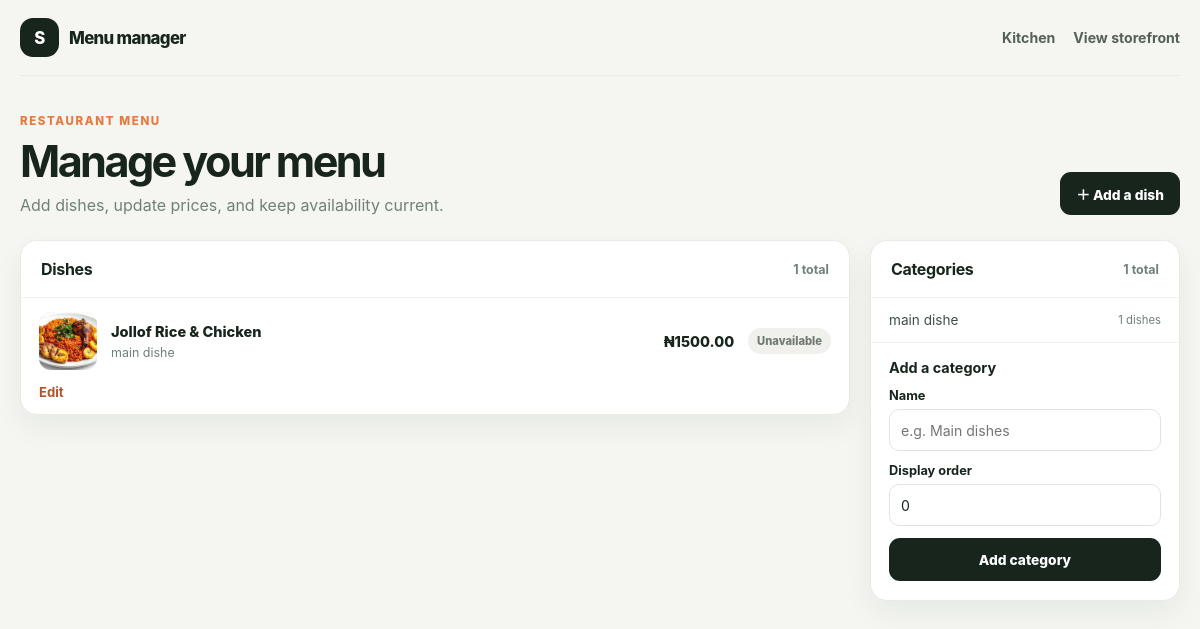
The page /kitchen/menu/ (signed in) on the database its author committed.
### store/models.py (models this page shows, shortened)
class MenuItem(models.Model):
    category = models.ForeignKey(Category, on_delete=models.CASCADE, related_name='items')
    name = models.CharField(max_length=150)
    description = models.TextField(blank=True)
    price = models.DecimalField(max_digits=10, decimal_places=2)
    image = models.ImageField(upload_to='menu_items/', blank=True, null=True)
    is_available = models.BooleanField(default=True)
    created_at = models.DateTimeField(auto_now_add=True)

class Category(models.Model):
    name = models.CharField(max_length=100, unique=True)
    slug = models.SlugField(max_length=100, unique=True)
    display_order = models.PositiveIntegerField(default=0)
    class Meta:
        verbose_name_plural = "Categories"
        ordering = ['display_order', 'name']

### store/views.py (the view)
# urls.py: path('kitchen/menu/', views.menu_management_view, name='menu_manage'),
@login_required
def menu_management_view(request):
    if not is_kitchen_staff(request.user):
        return HttpResponseForbidden('Kitchen staff access is required.')
    category_form = CategoryForm(request.POST or None)
    if request.method == 'POST':
        if category_form.is_valid():
            category = category_form.save()
            messages.success(request, f'Category "{category.name}" was added.')
            return redirect('store:menu_manage')
        messages.error(request, 'Please fix the category form errors.')
    menu_items = MenuItem.objects.select_related('category').order_by('category__display_order', 'category__name', 'name')
    return render(request, 'store/menu_management.html', {
        'categories': Category.objects.order_by('display_order', 'name'),
        'menu_items': menu_items,
        'category_form': category_form,
    })

### store/forms.py (shortened to what this page needs)
class CategoryForm(forms.ModelForm):
    class Meta:
        model = Category
        fields = ('name', 'display_order')
        widgets = {
            'name': forms.TextInput(attrs={'placeholder': 'e.g. Main dishes'}),
            'display_order': forms.NumberInput(attrs={'min': 0}),
        }

### store/views.py (called while the page is built)
def is_kitchen_staff(user):
    return user.is_authenticated and (user.is_staff or getattr(user, 'role', '') in ['KITCHEN', 'ADMIN'])

### store/templates/store/menu_management.html (shortened to what this page needs)
<!DOCTYPE html>
<html lang="en">
<head>
</head>
<body>
    <header class="shell topbar">
        <a class="brand" href="{% url 'store:menu_manage' %}">
            <span class="mark" aria-hidden="true">S</span>
            <span>Menu manager</span>
        </a>
        <nav class="nav" aria-label="Menu management navigation">
            <a href="{% url 'store:kitchen_dashboard' %}">Kitchen</a>
            <a href="{% url 'store:menu_list' %}">View storefront</a>
        </nav>
    </header>
    <main class="shell main">
        <div class="heading">
            <div>
                <p class="eyebrow">Restaurant menu</p>
                <h1>Manage your menu</h1>
                <p class="subtitle">Add dishes, update prices, and keep availability current.</p>
            </div>
            <a class="primary-link" href="{% url 'store:menu_item_add' %}">＋ Add a dish</a>
        </div>
        <div class="layout">
            <section class="panel" aria-labelledby="dishes-heading">
                <div class="panel-heading">
                    <h2 id="dishes-heading">Dishes</h2>
                    <span class="count">{{ menu_items|length }} total</span>
                </div>
                {% if menu_items %}
                    <div class="item-list">
                        {% for item in menu_items %}
                            <article class="item-row">
                                {% if item.image %}
                                    <img class="item-image" src="{{ item.image.url }}" alt="" loading="lazy">
                                {% else %}
                                    <div class="item-image image-placeholder" aria-hidden="true">🍽️</div>
                                {% endif %}
                                <div>
                                    <h3 class="item-name">{{ item.name }}</h3>
                                    <div class="item-category">{{ item.category.name }}</div>
                                </div>
                                <span class="item-price">₦{{ item.price }}</span>
                                <span class="status {% if not item.is_available %}unavailable{% endif %}">
                                    {% if item.is_available %}Available{% else %}Unavailable{% endif %}
                                </span>
                                <a class="edit-link" href="{% url 'store:menu_item_edit' item.id %}">Edit</a>
                            </article>
                        {% endfor %}
                    </div>
                {% else %}
                    <div class="empty">
                        <strong>Your menu is ready for its first dish.</strong>
                        Add a category, then create a dish with its price and photo.
                    </div>
                {% endif %}
            </section>
            <aside class="side">
                <section class="panel" aria-labelledby="categories-heading">
                    <div class="panel-heading">
                        <h2 id="categories-heading">Categories</h2>
                        <span class="count">{{ categories|length }} total</span>
                    </div>
                    {% if categories %}
                        <div class="category-list">
                            {% for category in categories %}
                                <div class="category-row">
                                    <span>{{ category.name }}</span>
                                    <small>{{ category.items.count }} dishes</small>
                                </div>
                            {% endfor %}
                        </div>
                    {% else %}
                        <div class="empty">No categories yet.</div>
                    {% endif %}
                    <form class="category-form" method="post">
                        <h3>Add a category</h3>
                        {% for field in category_form %}
                            <div>
                                <label for="{{ field.id_for_label }}">{{ field.label }}</label>
                                {{ field }}
                            </div>
                        {% endfor %}
                        <button class="button" type="submit">Add category</button>
                    </form>
                </section>
            </aside>
        </div>
    </main>
</body>
</html>

### store/templates/store/menu_management.html (style rules this page uses)
:root { --ink: #17251d; --muted: #718078; --paper: #f5f6f1; --white: #fff; --accent: #e8793e; --line: #e7ebe4; --shadow: 0 12px 30px rgba(23,37,29,.06); }
* { box-sizing: border-box; }
body { margin: 0; background: var(--paper); color: var(--ink); font-family: Inter, ui-sans-serif, system-ui, -apple-system, BlinkMacSystemFont, "Segoe UI", sans-serif; }
a { color: inherit; }
.shell { width: min(1160px, calc(100% - 40px)); margin: 0 auto; }
.topbar { display: flex; min-height: 76px; align-items: center; justify-content: space-between; gap: 18px; border-bottom: 1px solid var(--line); }
.brand { display: flex; align-items: center; gap: 10px; font-size: 1.05rem; font-weight: 850; letter-spacing: -.04em; text-decoration: none; }
.mark { display: grid; width: 39px; height: 39px; place-items: center; border-radius: 13px; background: var(--ink); color: white; }
.nav { display: flex; align-items: center; gap: 18px; }
.nav a { color: #536158; font-size: .88rem; font-weight: 700; text-decoration: none; }
.main { padding: 38px 0 64px; }
.heading { display: flex; align-items: end; justify-content: space-between; gap: 18px; margin-bottom: 25px; }
.eyebrow { margin: 0 0 7px; color: var(--accent); font-size: .72rem; font-weight: 850; letter-spacing: .14em; text-transform: uppercase; }
h1 { margin: 0; font-size: clamp(2rem, 5vw, 2.7rem); letter-spacing: -.06em; }
.subtitle { margin: 8px 0 0; color: var(--muted); }
.primary-link, .button { display: inline-flex; min-height: 43px; align-items: center; justify-content: center; padding: 0 16px; border: 0; border-radius: 11px; background: var(--ink); color: white; cursor: pointer; font: inherit; font-size: .86rem; font-weight: 780; text-decoration: none; }
.layout { display: grid; grid-template-columns: minmax(0, 1fr) 310px; align-items: start; gap: 20px; }
.panel { overflow: hidden; border: 1px solid var(--line); border-radius: 17px; background: var(--white); box-shadow: var(--shadow); }
.panel-heading { display: flex; align-items: center; justify-content: space-between; gap: 12px; padding: 18px 20px; border-bottom: 1px solid #f0f1ed; }
h2 { margin: 0; font-size: 1rem; letter-spacing: -.02em; }
.count { color: var(--muted); font-size: .78rem; font-weight: 650; }
.item-list { display: grid; }
.item-row { display: grid; grid-template-columns: 58px minmax(0, 1fr) auto auto; align-items: center; gap: 14px; padding: 14px 18px; border-bottom: 1px solid #f0f1ed; }
.item-row:last-child { border-bottom: 0; }
.item-image { width: 58px; height: 58px; border-radius: 12px; object-fit: cover; background: linear-gradient(140deg, #f8d9bd, #f1e7c9 52%, #d7e5d1); }
.item-name { margin: 0; font-size: .91rem; font-weight: 780; }
.item-category { margin-top: 4px; color: var(--muted); font-size: .78rem; }
.item-price { white-space: nowrap; font-size: .9rem; font-weight: 800; }
.status { padding: 6px 9px; border-radius: 999px; background: #eaf7ed; color: #367447; font-size: .7rem; font-weight: 800; white-space: nowrap; }
.status.unavailable { background: #f0f1ed; color: #707a72; }
.edit-link { color: #b75328; font-size: .82rem; font-weight: 750; text-decoration: none; white-space: nowrap; }
.side { display: grid; gap: 18px; }
.category-list { display: grid; gap: 8px; padding: 14px 18px; }
.category-row { display: flex; align-items: center; justify-content: space-between; gap: 12px; color: #405047; font-size: .85rem; }
.category-row small { color: var(--muted); }
.category-form { display: grid; gap: 12px; padding: 16px 18px 19px; border-top: 1px solid #f0f1ed; }
.category-form h3 { margin: 0; font-size: .9rem; }
label { display: block; margin-bottom: 6px; font-size: .8rem; font-weight: 750; }
input, select, textarea { width: 100%; min-height: 42px; padding: 9px 11px; border: 1px solid #dfe5dc; border-radius: 10px; background: white; color: var(--ink); font: inherit; font-size: .88rem; }
.category-form .button { width: 100%; }

### rows shown on the page
MenuItem: image (picture), name "Jollof Rice & Chicken", category.name "main dishe", price "1500.00", is_available "Unavailable"
Category: name "main dishe", items.count "1"

### other values the page prints
{{ menu_items|length }} "1"
{{ categories|length }} "1"
{{ field.label }} "Name" "Display order"
